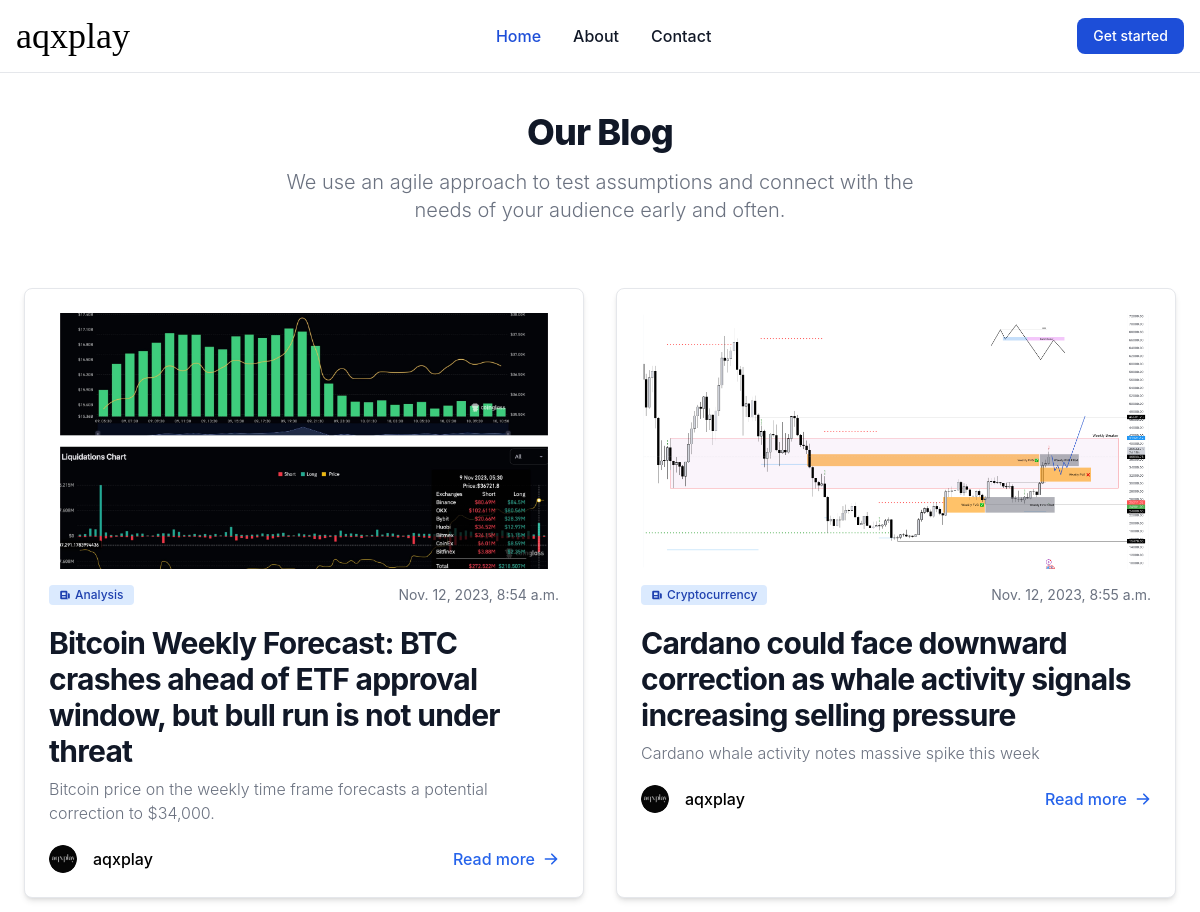
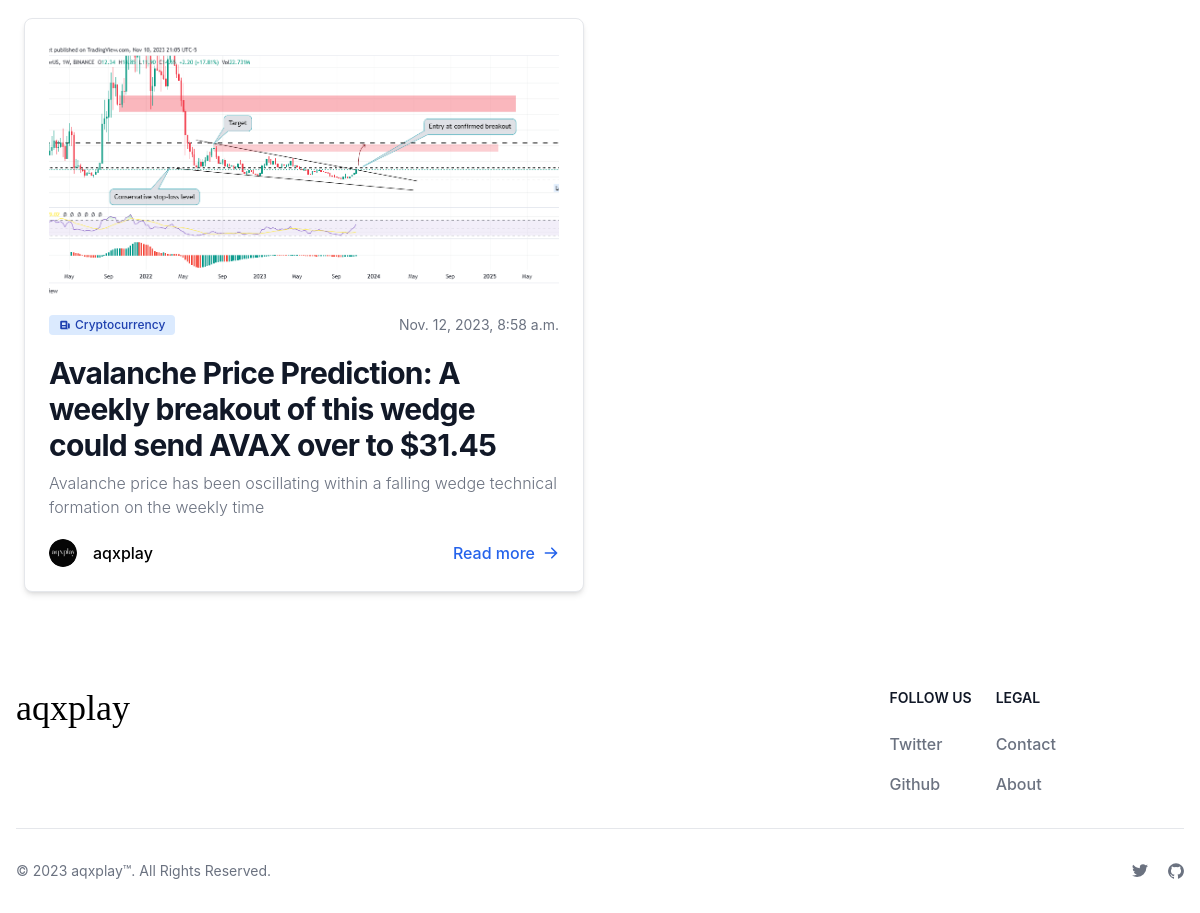
The page / on the database its author committed (2 pictures, top to bottom).
### home/models.py (models this page shows, shortened)
class Post(models.Model):
    title = models.CharField( max_length=120)
    image = models.ImageField(upload_to="uploads/",default=1)
    date = models.DateTimeField(auto_now=True)
    category = models.ForeignKey(Category, on_delete=models.CASCADE,default=1)
    display_text = models.TextField(max_length=100)
    content = ty_models.HTMLField()

class Category(models.Model):
    name = models.CharField(max_length=17)
    def __str__(self) -> str:
        return self.name

### home/views.py (the view)
# urls.py: 2. Add a URL to urlpatterns:  path('', views.home, name='home')
def home(request):
    post = Post.objects.all()
    return render(request, 'home.html',{'post':post})

### templates/home.html (shortened to what this page needs)
{% extends "base.html" %}
{% block body %}
{% load static %}
<br>
<section class="bg-white light:bg-gray-900">
    <div class="py-8 px-4 mx-auto max-w-screen-xl lg:py-16 lg:px-6">
        <div class="mx-auto max-w-screen-sm text-center lg:mb-16 mb-8">
            <br>
            <h2 class="mb-4 text-3xl lg:text-4xl tracking-tight font-extrabold text-gray-900 light:text-white">Our Blog</h2>
            <p class="font-light text-gray-500 sm:text-xl light:text-gray-400">We use an agile approach to test assumptions and connect with the needs of your audience early and often.</p>
        </div>
        <div class="grid gap-8 lg:grid-cols-2 sm:grid-cols-1">
            {% for x in post %}
            <article class="p-6 bg-white rounded-lg border border-gray-200 shadow-md light:bg-gray-800 light:border-gray-700">
                {% if x.image %}
                <img class="w-full h-48 object-cover mb-4 rounded-lg sm:h-64" src="{{x.image.url}}" alt="Blog Image" />
                {% endif %}
                <div class="flex justify-between items-center mb-5 text-gray-500">
                  <span class="bg-primary-100 text-primary-800 text-xs font-medium inline-flex items-center px-2.5 py-0.5 rounded dark:bg-primary-200 dark:text-primary-800">
                    <svg class="mr-1 w-3 h-3" fill="currentColor" viewBox="0 0 20 20" xmlns="http://www.w3.org/2000/svg"><path fill-rule="evenodd" d="M2 5a2 2 0 012-2h8a2 2 0 012 2v10a2 2 0 002 2H4a2 2 0 01-2-2V5zm3 1h6v4H5V6zm6 6H5v2h6v-2z" clip-rule="evenodd"></path><path d="M15 7h1a2 2 0 012 2v5.5a1.5 1.5 0 01-3 0V7z"></path></svg>
                    {{x.category}}
                </span>
                    <span class="text-sm">{{x.date}}</span>
                </div>
                <h2 class="mb-2 text-2xl lg:text-3xl font-bold tracking-tight text-gray-900 light:text-white"><a href="{% url 'article' x.id %}">{{x.title}}</a></h2>
                <p class="mb-5 font-light text-gray-500 light:text-gray-400">{{x.display_text}}</p>
                <div class="flex justify-between items-center">
                    <div class="flex items-center space-x-4">
                        <img class="w-7 h-7 rounded-full" src="{% static 'favicon.ico' %}" alt="aqxplay avatar" />
                        <span class="font-medium light:text-white">
                            aqxplay
                        </span>
                    </div>
                    <a href="{% url 'article' x.id %}" class="inline-flex items-center font-medium text-primary-600 light:text-primary-500 hover:underline">
                        Read more
                        <svg class="ml-2 w-4 h-4" fill="currentColor" viewBox="0 0 20 20" xmlns="http://www.w3.org/2000/svg"><path fill-rule="evenodd" d="M10.293 3.293a1 1 0 011.414 0l6 6a1 1 0 010 1.414l-6 6a1 1 0 01-1.414-1.414L14.586 11H3a1 1 0 110-2h11.586l-4.293-4.293a1 1 0 010-1.414z" clip-rule="evenodd"></path></svg>
                    </a>
                </div>
            </article>
            {% endfor %}
        </div>
    </div>
</section>
{% endblock body %}

### templates/base.html (shortened to what this page needs)
<!doctype html>
<html>
<head>
  {% load static %}
  <script src="https://cdn.tailwindcss.com"></script>
  <link href="https://cdnjs.cloudflare.com/ajax/libs/flowbite/2.0.0/flowbite.min.css"  rel="stylesheet" />
</head>
<body>
  {% include 'navbar.html' %}
  {% block body %}{% endblock body %}
  {% include 'footer.html' %}
</body>
</html>

### templates/navbar.html (shortened to what this page needs)
<nav class="bg-white light:bg-gray-900 fixed w-full z-20 top-0 left-0 border-b border-gray-200 light:border-gray-600">
    <div class="max-w-screen-xl flex flex-wrap items-center justify-between mx-auto p-4">
    <a href="/" class="flex items-center">
        <h1 class="text-4xl light:text-white" style="font-family: 'Henri Didot'">aqxplay</h1>
    </a>
    <div class="flex md:order-2">
      {% if user.is_authenticated %}
        <a type="button" class="text-white bg-blue-700 hover:bg-blue-800 focus:ring-4 focus:outline-none focus:ring-blue-300 font-medium rounded-lg text-sm px-4 py-2 text-center mr-3 md:mr-0 light:bg-blue-600 light:hover:bg-blue-700 light:focus:ring-blue-800" href="/logout">Logout</a>
        {% else %}
        <a type="button" class="text-white bg-blue-700 hover:bg-blue-800 focus:ring-4 focus:outline-none focus:ring-blue-300 font-medium rounded-lg text-sm px-4 py-2 text-center mr-3 md:mr-0 light:bg-blue-600 light:hover:bg-blue-700 light:focus:ring-blue-800" href="/signup">Get started</a>
        {% endif %}
    </div>
    <div class="items-center justify-between hidden w-full md:flex md:w-auto md:order-1" id="navbar-sticky">
      <ul class="flex flex-col p-4 md:p-0 mt-4 font-medium border border-gray-100 rounded-lg bg-gray-50 md:flex-row md:space-x-8 md:mt-0 md:border-0 md:bg-white light:bg-gray-800 md:light:bg-gray-900 light:border-gray-700">
        <li>
          <a href="/" class="block py-2 pl-3 pr-4 text-white bg-blue-700 rounded md:bg-transparent md:text-blue-700 md:p-0 md:light:text-blue-500" aria-current="page">Home</a>
        </li>
        <li>
          <a href="/about" class="block py-2 pl-3 pr-4 text-gray-900 rounded hover:bg-gray-100 md:hover:bg-transparent md:hover:text-blue-700 md:p-0 md:light:hover:text-blue-500 light:text-white light:hover:bg-gray-700 light:hover:text-white md:light:hover:bg-transparent light:border-gray-700">About</a>
        </li>
        <li>
          <a href="/contact" class="block py-2 pl-3 pr-4 text-gray-900 rounded hover:bg-gray-100 md:hover:bg-transparent md:hover:text-blue-700 md:p-0 md:light:hover:text-blue-500 light:text-white light:hover:bg-gray-700 light:hover:text-white md:light:hover:bg-transparent light:border-gray-700">Contact</a>
        </li>
      </ul>
    </div>
    </div>
  </nav>

### templates/footer.html (shortened to what this page needs)
<footer class="bg-white light:bg-gray-900">
    <div class="mx-auto w-full max-w-screen-xl p-4 py-6 lg:py-8">
        <div class="md:flex md:justify-between">
          <div class="mb-6 md:mb-0">
              <a href="/" class="flex items-center">
                  <h1 class="text-4xl light:text-white" style="font-family: 'Henri Didot'">aqxplay</h1>
              </a>
          </div>
          <div class="grid grid-cols-2 gap-8 sm:gap-6 sm:grid-cols-3">
              <div>
                  <h2 class="mb-6 text-sm font-semibold text-gray-900 uppercase light:text-white">Follow us</h2>
                  <ul class="text-gray-500 light:text-gray-400 font-medium">
                      <li class="mb-4">
                          <a href="https://x.com/aqxplay" class="hover:underline ">Twitter</a>
                      </li>
                      <li>
                          <a href="https://github.com/benxoa" class="hover:underline">Github</a>
                      </li>
                  </ul>
              </div>
              <div>
                  <h2 class="mb-6 text-sm font-semibold text-gray-900 uppercase light:text-white">Legal</h2>
                  <ul class="text-gray-500 light:text-gray-400 font-medium">
                      <li class="mb-4">
                          <a href="/contact" class="hover:underline">Contact</a>
                      </li>
                      <li>
                          <a href="/about" class="hover:underline">About</a>
                      </li>
                  </ul>
              </div>
          </div>
      </div>
      <hr class="my-6 border-gray-200 sm:mx-auto light:border-gray-700 lg:my-8" />
      <div class="sm:flex sm:items-center sm:justify-between">
          <span class="text-sm text-gray-500 sm:text-center light:text-gray-400">© 2023 <a href="/" class="hover:underline">aqxplay™</a>. All Rights Reserved.
          </span>
          <div class="flex mt-4 sm:justify-center sm:mt-0">
              <a href="https://x.com/aqxplay" class="text-gray-500 hover:text-gray-900 light:hover:text-white ms-5">
              </a>
              <a href="https://github.com/benxoa" class="text-gray-500 hover:text-gray-900 light:hover:text-white ms-5">
              </a>
          </div>
      </div>
    </div>
</footer>

### rows shown on the page
Post: image (picture), category "Analysis", date "Nov. 12, 2023, 8:54 a.m.", title "Bitcoin Weekly Forecast: BTC crashes ahead of ETF approval window, but bull run is not under threat", display_text "Bitcoin price on the weekly time frame forecasts a potential correction to $34,000."
Post: image (picture), category "Cryptocurrency", date "Nov. 12, 2023, 8:55 a.m.", title "Cardano could face downward correction as whale activity signals increasing selling pressure", display_text "Cardano whale activity notes massive spike this week"
Post: image (picture), category "Cryptocurrency", date "Nov. 12, 2023, 8:58 a.m.", title "Avalanche Price Prediction: A weekly breakout of this wedge could send AVAX over to $31.45", display_text "Avalanche price has been oscillating within a falling wedge technical formation on the weekly time"
